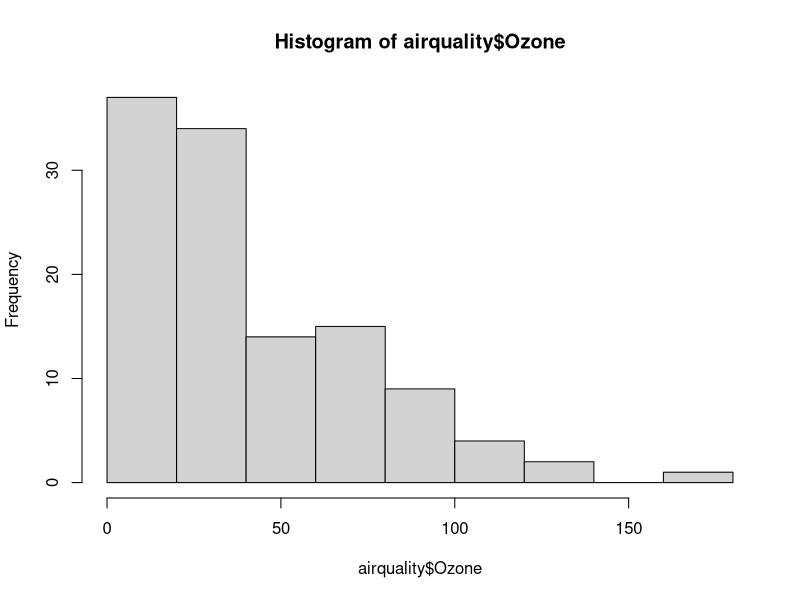
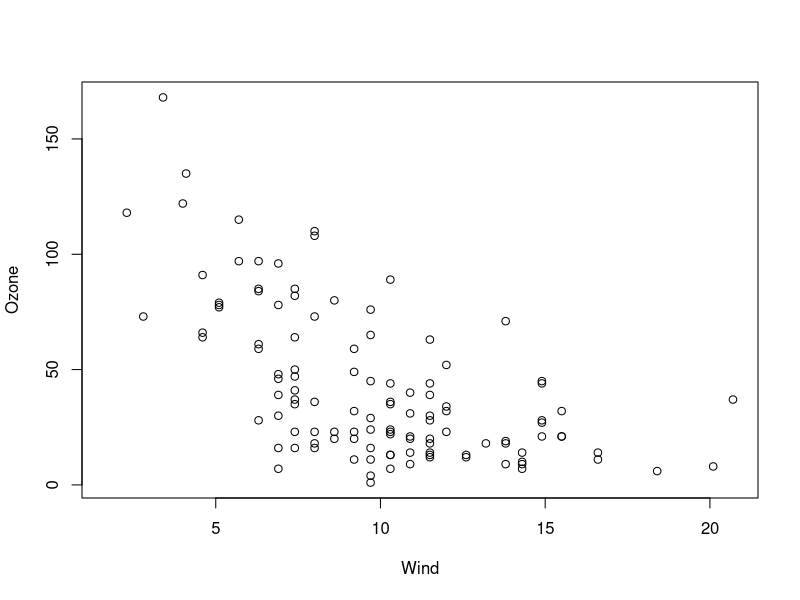
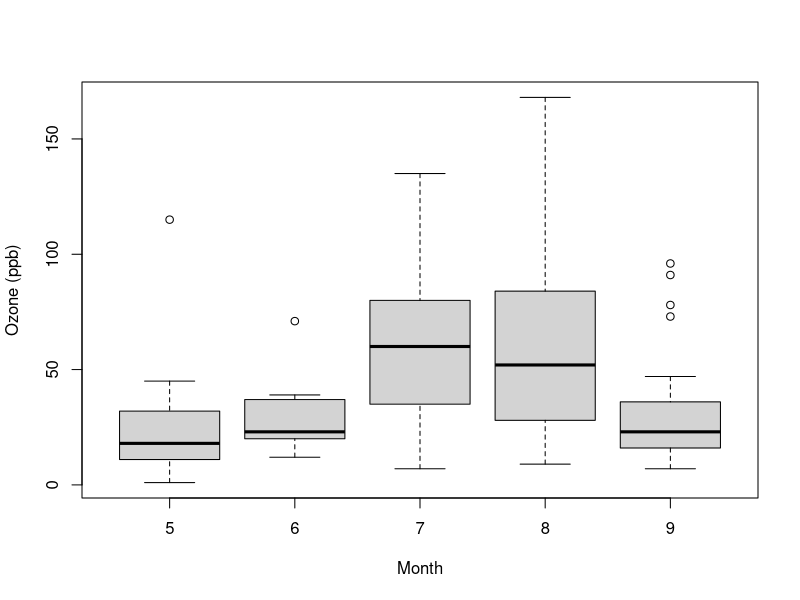
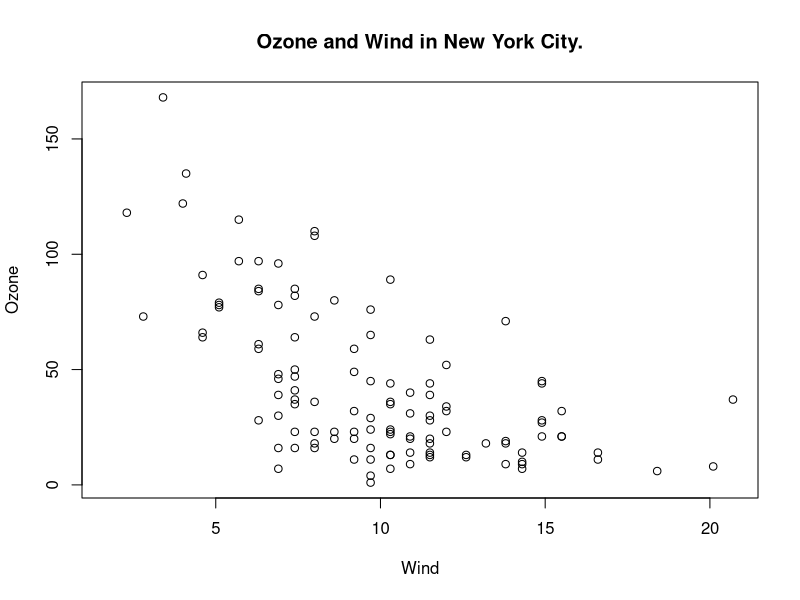
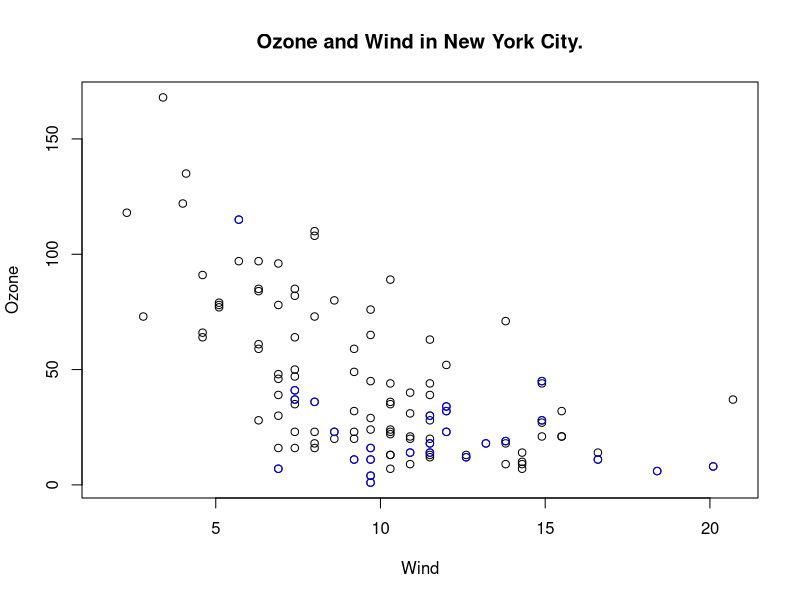
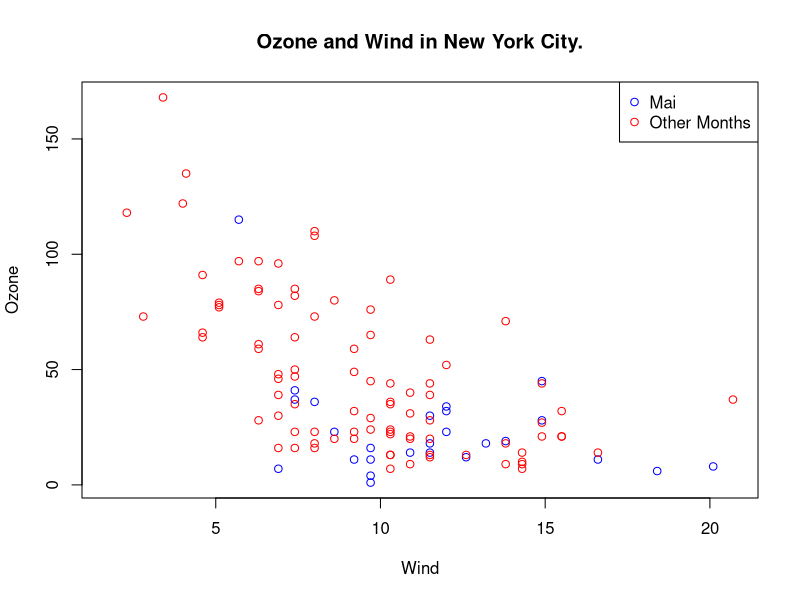
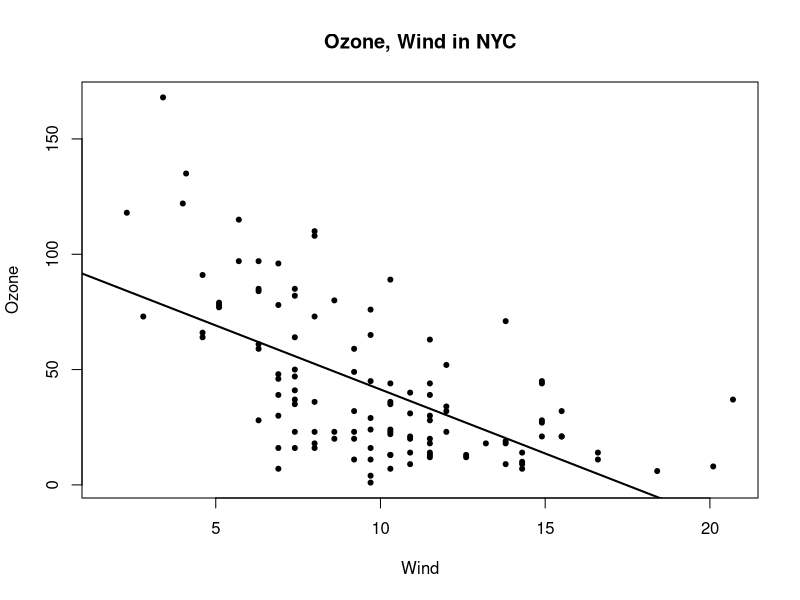
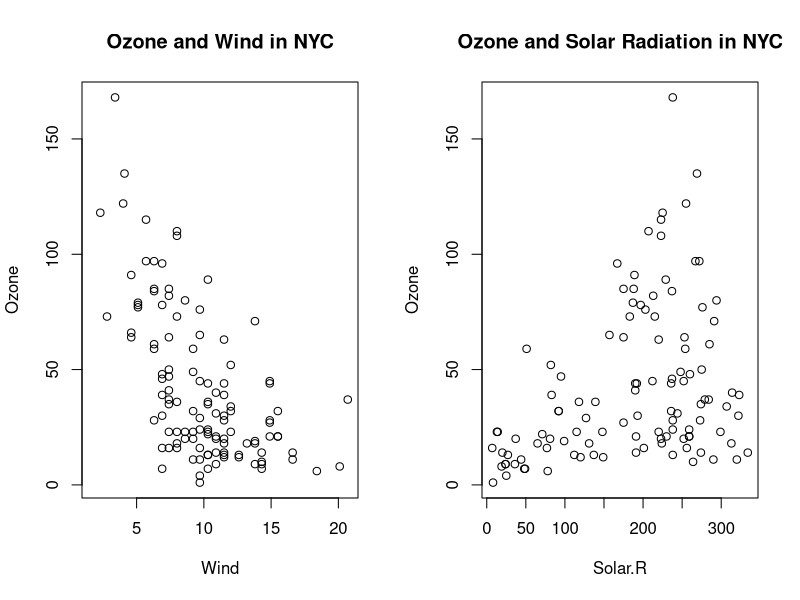

Reproduce these figures in R, in order.
library(datasets)

hist(airquality$Ozone)

with(airquality, plot(Wind, Ozone))

airquality <- transform(airquality, Month=factor(Month))
boxplot(Ozone ~ Month, airquality, xlab="Month" , ylab="Ozone (ppb)")

par("col")
# plot then add a title
with(airquality, plot(Wind, Ozone))
title(main = "Ozone and Wind in New York City.")

# do the same
with(airquality, plot(Wind, Ozone, main = "Ozone and Wind in New York City."))

# highlight a subset
with(subset(airquality, Month == 5), points(Wind, Ozone, col="blue"))


# now plot only what is asked in the subset:
with(airquality, plot(Wind, Ozone, main = "Ozone and Wind in New York City.", type="n"))
with(subset(airquality, Month == 5), points(Wind, Ozone, col="blue"))
with(subset(airquality, Month != 5), points(Wind, Ozone, col="red"))
legend("topright", pch = 1, col = c("blue", "red"), legend=c("Mai", "Other Months"))

# Base plot with regression line
with(airquality, plot(Wind, Ozone, main="Ozone, Wind in NYC", pch=20))
model <- lm(Ozone ~ Wind, airquality)
abline(model, lwd=2)

# two plots side by side
par(mfrow=c(1, 2))
with(airquality, {
    plot(Wind, Ozone, main="Ozone and Wind in NYC")
    plot(Solar.R, Ozone, main="Ozone and Solar Radiation in NYC")
})

# multiple plots

par(mfrow=c(1, 3), mar=c(4, 4, 2, 1), oma=c(0, 0, 2, 0))
with(airquality, {
    plot(Wind, Ozone, main="Ozone and Wind")
    plot(Solar.R, Ozone, main="Ozone and Solar Radiation")
    plot(Temp, Ozone, main="Ozone and Temperature")
    mtext("Ozone and Weather in NYC", outer = TRUE)
})